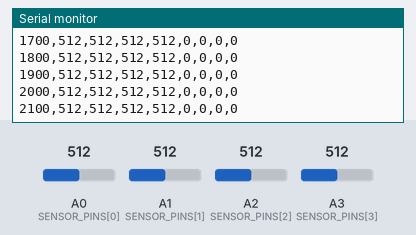
Bench run of a sketch on a simulated Arduino Uno, built with avr-gcc and run on an emulated ATmega328P. On the bench: the last lines printed to the serial monitor. The inputs (shaded band) are chosen by the test bench; at power-on: A0 (SENSOR_PINS[0]) = 512, A1 (SENSOR_PINS[1]) = 512, A2 (SENSOR_PINS[2]) = 512, A3 (SENSOR_PINS[3]) = 512.

Above: at 2.2 s.
2.3 s: A0 (SENSOR_PINS[0]) set to 710
At 2.32 s:
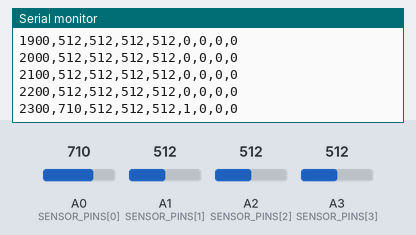
3.8 s: A1 (SENSOR_PINS[1]) set to 710
At 3.82 s:
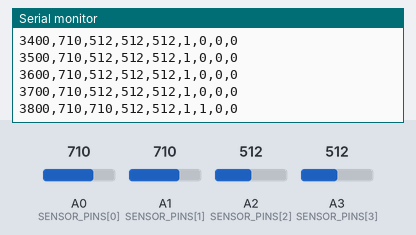
5.3 s: A2 (SENSOR_PINS[2]) set to 710
At 5.32 s:
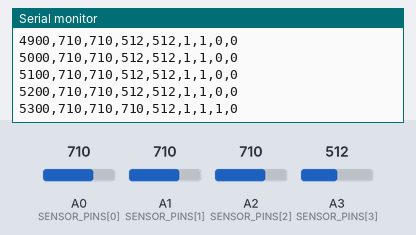
6.8 s: A3 (SENSOR_PINS[3]) set to 710
At 6.82 s:
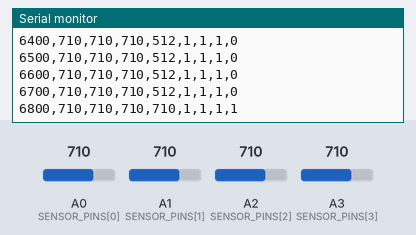
8.3 s: A0 (SENSOR_PINS[0]) set to 716
At 8.32 s:
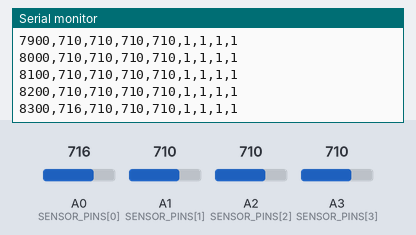
9.8 s: A1 (SENSOR_PINS[1]) set to 716
At 9.82 s:
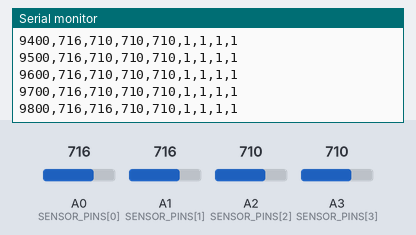
Timing chart, 0 to 12.3 s (numbered marks = the images above; inputs shaded):
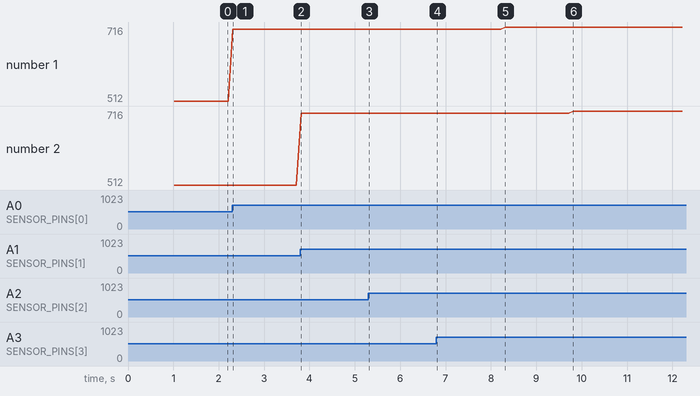

The sketch:

color_sensor_g_output_check.ino
```cpp
/*
  color_sensor_g_output_check.ino

  4個のカラーセンサーのG出力だけをA0-A3へ接続し、白線/黒床の判定材料を確認する。
  ロボット本体コードとは独立した、Arduino IDE用の単体性能検証スケッチ。

  配線:
    S1 G -> A0
    S2 G -> A1
    S3 G -> A2
    S4 G -> A3
    各センサー VCC/GND -> センサー仕様に合わせて接続

  シリアルモニター:
    115200bps
*/

const int SENSOR_COUNT = 4;
// 本体のひし形配置と同じ順番。S1=前, S2=左, S3=右, S4=後ろ。
const int SENSOR_PINS[SENSOR_COUNT] = {A0, A1, A2, A3};
// 仮の白線判定しきい値。実測した白線値と黒床値の中間に調整する。
const int WHITE_THRESHOLD = 700;
// 複数回読んで平均することで、照明やADCの小さな揺れを見やすくする。
const int SAMPLES = 8;
const unsigned long PRINT_INTERVAL_MS = 100;

unsigned long lastPrintMs = 0;

int readAverage(int pin) {
  long sum = 0;
  for (int i = 0; i < SAMPLES; i++) {
    sum += analogRead(pin);
    // 連続読み取り時にADC値が落ち着くように短く待つ。
    delayMicroseconds(300);
  }
  return (int)(sum / SAMPLES);
}

void printHeader() {
  Serial.println(F("time_ms,s1_raw,s2_raw,s3_raw,s4_raw,s1_line,s2_line,s3_line,s4_line"));
}

void setup() {
  Serial.begin(115200);
  for (int i = 0; i < SENSOR_COUNT; i++) {
    pinMode(SENSOR_PINS[i], INPUT);
  }
  delay(1000);
  printHeader();
}

void loop() {
  unsigned long now = millis();
  if (now - lastPrintMs < PRINT_INTERVAL_MS) {
    return;
  }
  lastPrintMs = now;

  int raw[SENSOR_COUNT];
  for (int i = 0; i < SENSOR_COUNT; i++) {
    raw[i] = readAverage(SENSOR_PINS[i]);
  }

  // CSV形式で出す。Arduino IDEのシリアルモニターでも、コピーして表計算にも貼れる。
  Serial.print(now);
  for (int i = 0; i < SENSOR_COUNT; i++) {
    Serial.print(',');
    Serial.print(raw[i]);
  }
  for (int i = 0; i < SENSOR_COUNT; i++) {
    Serial.print(',');
    Serial.print(raw[i] >= WHITE_THRESHOLD ? 1 : 0);
  }
  Serial.println();
}
```

Measured:
- after the input at 2.3 s, the serial monitor: prints a new line at once (image 1)
- after the input at 3.8 s, the serial monitor: prints a new line at once (image 2)
- after the input at 5.3 s, the serial monitor: prints a new line at once (image 3)
- after the input at 6.8 s, the serial monitor: prints a new line at once (image 4)
- after the input at 8.3 s, the serial monitor: prints a new line at once (image 5)
- after the input at 9.8 s, the serial monitor: prints a new line at once (image 6)
- plotted number 1: 512 → 710 after the input at 2.3 s, 710 → 716 after the input at 8.3 s
